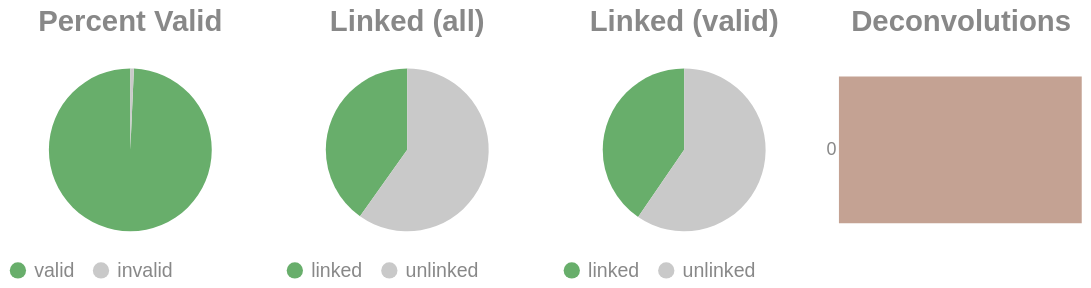

Notebook code for this chart:
### Code cell
if SKIPLR:
    pass
else:
    clash = Counter()
    for i in valids['molecule'].to_list():
        _mol = i.split("-")
        if len(_mol) == 1:
            clash.update('0')
        else:
            clash.update(_mol[-1])

    _d = {"deconvolutions": [], 'count': []}
    for k,v in clash.items():
        _d['deconvolutions'].append(k)
        _d['count'].append(v)

    tot_valid = valids['reads'].sum()
    mask = valids['reads'] >= 2
    n_linked_reads = valids.filter(mask)['reads'].sum()
    if n_linked_reads == 0:
        print_html("No linked molecules (>=2 reads) were detected; skipping linked-only distributions.")
        SKIPLR = True
    else:
        perc_valid = round(tot_valid / n_reads, 4)
        linked_perc_abs = round(n_linked_reads / n_reads, 4)
        linked_perc = round(n_linked_reads / tot_valid, 4)

    _valid = pl.DataFrame({"valids": ['valid', 'invalid'], "count": [tot_valid, n_reads - tot_valid]})
    _linked_abs = pl.DataFrame({"linked (absolute)": ['linked', 'unlinked'], "count": [n_linked_reads, n_reads - n_linked_reads]})
    _linked_rel = pl.DataFrame({"linked (valids)": ['linked', 'unlinked'], "count": [n_linked_reads, tot_valid - n_linked_reads]})

    (
        alt.hconcat(
            piechart(_valid, goodval = 'valid', title = "Percent Valid"),
            piechart(_linked_abs, goodval = "linked", title =  "Linked (all)"),
            piechart(_linked_rel, goodval = "linked", title =  "Linked (valid)"),
            convolutionbar(pl.DataFrame(_d), title = "Deconvolutions"),
            center = True,
            bounds = 'flush'
        )
        .resolve_scale(color='independent')
        .resolve_legend('independent')
        .properties(usermeta={'embedOptions': {"actions": False}})
    ).display()

### Figure 1 — Vega-Lite specification as saved in the notebook (floating-point values rounded to 4 significant figures)
{"width": "container", "height": 400, "config": {"title": {"anchor": "start", "dy": -15, "fontSize": 18, "color": "#888888", "subtitleColor": "#888888", "subtitleFontSize": 14}, "arc": {"fill": "#0072B2"}, "axis": {"domainColor": "#888888", "domainWidth": 0.5, "gridWidth": 0.2, "grid": false, "titleFontWeight": 400, "titleFontSize": 15, "labelFontSize": 11, "labelColor": "#888888", "tickColor": "#888888", "tickWidth": 0.2, "titleColor": "#888888"}, "axisBand": {"grid": false}, "axisX": {"grid": true, "tickSize": 10, "domainCap": "round"}, "axisY": {"domain": false, "grid": true, "tickSize": 0, "domainCap": "round"}, "background": "transparent", "header": {"labelFontSize": 15, "labelColor": "#888888", "titleFontSize": 15, "titleFontWeight": 600, "titleColor": "#888888"}, "legend": {"labelFont": "sans-serif", "labelFontSize": 12, "labelColor": "#888888", "symbolSize": 100, "symbolType": "circle", "titleFontSize": 12, "titlePadding": 10, "titleColor": "#888888", "title": null}, "range": {"category": ["#E69F00", "#56B4E9", "#009E73", "#F0E442", "#0072B2", "#D55E00", "#CC79A7", "#000000"], "diverging": ["#cfe8f3", "#a2d4ec", "#73bfe2", "#46abdb", "#1696d2", "#12719e"]}, "area": {"fill": "#0072B2", "fillOpacity": 0.7, "line": true, "strokeOpacity": 0.7}, "line": {"color": "#0072B2", "stroke": "#0072B2", "strokeWidth": 2}, "trail": {"color": "#0072B2", "stroke": "#0072B2", "strokeWidth": 0, "size": 1}, "point": {"filled": true, "fillOpacity": 1.0, "size": 95}, "text": {"color": "#888888", "fontSize": 11, "align": "right", "fontWeight": 400, "size": 11}, "bar": {"fill": "#0072B2", "stroke": null}, "view": {"stroke": null, "continuousWidth": 660, "continuousHeight": 400}}, "hconcat": [{"data": {"name": "data-1c182f19f6120c20c48e651bb3a093c5"}, "mark": {"type": "arc"}, "encoding": {"color": {"field": "valids", "legend": {"orient": "bottom", "title": null}, "scale": {"domain": ["valid", "invalid"], "range": ["#68ae6b", "#C9C9C9"]}, "title": "Valids", "type": "nominal"}, "theta": {"field": "count", "type": "quantitative"}, "tooltip": [{"field": "valids", "title": "Valids", "type": "ordinal"}, {"field": "percent", "format": ".2%", "title": "Percent", "type": "quantitative"}, {"field": "count", "title": "Count", "type": "quantitative"}]}, "height": 100, "title": {"text": "Percent Valid", "align": "center", "anchor": "middle"}, "transform": [{"calculate": "datum.count / 6265213", "as": "percent"}], "width": 150}, {"data": {"name": "data-18ec33a9b32d9ef53ad66c77ad1b8659"}, "mark": {"type": "arc"}, "encoding": {"color": {"field": "linked (absolute)", "legend": {"orient": "bottom", "title": null}, "scale": {"domain": ["linked", "unlinked"], "range": ["#68ae6b", "#C9C9C9"]}, "title": "Linked (Absolute)", "type": "nominal"}, "theta": {"field": "count", "type": "quantitative"}, "tooltip": [{"field": "linked (absolute)", "title": "Linked (Absolute)", "type": "ordinal"}, {"field": "percent", "format": ".2%", "title": "Percent", "type": "quantitative"}, {"field": "count", "title": "Count", "type": "quantitative"}]}, "height": 100, "title": {"text": "Linked (all)", "align": "center", "anchor": "middle"}, "transform": [{"calculate": "datum.count / 6265213", "as": "percent"}], "width": 150}, {"data": {"name": "data-c36975be234a1a761e38547c8d488a3d"}, "mark": {"type": "arc"}, "encoding": {"color": {"field": "linked (valids)", "legend": {"orient": "bottom", "title": null}, "scale": {"domain": ["linked", "unlinked"], "range": ["#68ae6b", "#C9C9C9"]}, "title": "Linked (Valids)", "type": "nominal"}, "theta": {"field": "count", "type": "quantitative"}, "tooltip": [{"field": "linked (valids)", "title": "Linked (Valids)", "type": "ordinal"}, {"field": "percent", "format": ".2%", "title": "Percent", "type": "quantitative"}, {"field": "count", "title": "Count", "type": "quantitative"}]}, "height": 100, "title": {"text": "Linked (valid)", "align": "center", "anchor": "middle"}, "transform": [{"calculate": "datum.count / 6221100", "as": "percent"}], "width": 150}, {"data": {"name": "data-00d7443d5835e14c3ed2b9c9803895c5"}, "mark": {"type": "bar"}, "encoding": {"color": {"field": "deconvolutions", "legend": null, "scale": {"scheme": "lightgreyred"}, "type": "nominal"}, "tooltip": [{"field": "deconvolutions", "title": "Deconvolutions", "type": "ordinal"}, {"field": "percent", "format": ".2%", "title": "Percent", "type": "quantitative"}, {"field": "count", "title": "Count", "type": "quantitative"}], "x": {"axis": null, "field": "count", "type": "quantitative"}, "y": {"field": "deconvolutions", "sort": "ascending", "title": null, "type": "nominal"}}, "height": 100, "title": {"text": "Deconvolutions", "align": "center", "anchor": "middle"}, "transform": [{"calculate": "datum.count / 4471493", "as": "percent"}], "width": 150}], "bounds": "flush", "center": true, "resolve": {"legend": {"angle": "independent"}, "scale": {"color": "independent"}}, "usermeta": {"embedOptions": {"actions": false}}, "$schema": "https://vega.github.io/schema/vega-lite/v6.1.0.json", "datasets": {"data-1c182f19f6120c20c48e651bb3a093c5": [{"valids": "valid", "count": 6221100}, {"valids": "invalid", "count": 44113}], "data-18ec33a9b32d9ef53ad66c77ad1b8659": [{"linked (absolute)": "linked", "count": 2515587}, {"linked (absolute)": "unlinked", "count": 3749626}], "data-c36975be234a1a761e38547c8d488a3d": [{"linked (valids)": "linked", "count": 2515587}, {"linked (valids)": "unlinked", "count": 3705513}], "data-00d7443d5835e14c3ed2b9c9803895c5": [{"deconvolutions": "0", "count": 4471493}]}}
